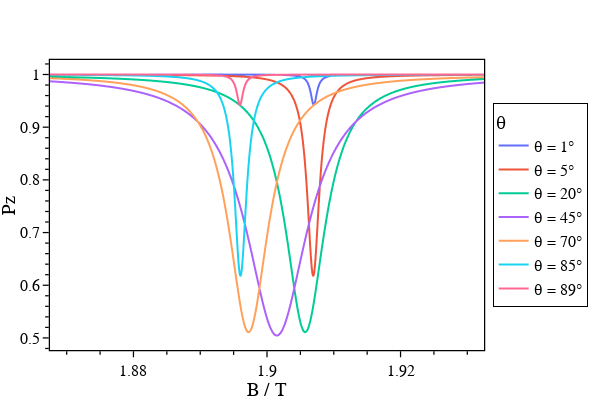

Notebook cell for this chart:
### Code cell
magnetic_fields = np.linspace(1.8675, 1.9325, 3000) # in Tesla
thetas = np.radians([1, 5, 20, 45, 70, 85, 89]) # given in degrees and converted to radians
Pz_0 = 1.0
off_resonance_state_rate = 0
A_iso = 514.8 # in MHz
D_parallel = 2 # in MHz

# Parameters for SrTiO3
# magnetic_fields = np.linspace(0, 0.78, 3000) # in Tesla
# thetas = np.radians([1, 5, 20, 45, 70, 85, 89]) # given in degrees and converted to radians
# Pz_0 = 1.0
# off_resonance_state_rate = 0
# A_iso = 1 # in MHz
# D_parallel = 30 # in MHz

df = pd.DataFrame({'B / T': magnetic_fields})
for theta in thetas:
    df[f"θ = {np.degrees(theta):.0f}°"] = muon_polarization_time_integrated(magnetic_fields, theta, Pz_0, off_resonance_state_rate, A_iso, D_parallel)

peak_positions = {
    col: magnetic_fields[np.argmin(df[col].values)]
    for col in df.columns if col != "B / T"
}
print("Peak positions (T):", peak_positions)


# Melt for seaborn plotting
df_melted = df.melt(id_vars="B / T", var_name="θ", value_name="Pz")

# Plot
# plt.figure(figsize=(8,5))
# sns.lineplot(data=df_melted, x="B / T", y="Pz", hue="θ")
# plt.xlabel("B / T")
# plt.ylabel(r"$P_z$")
# plt.legend(title="Angle")

fig = px.line(df_melted, x="B / T", y="Pz", color="θ")
fig.update_layout(height=400, width=600, template='DemonLab', legend=dict(y=0.5, x=1.02, xanchor="left", yanchor="middle"))

### Figure 1 — Plotly figure (JSON) as saved in the notebook; plotly's stock layout.template omitted (floating-point values rounded to 4 significant figures; data arrays with more than 128 entries replaced by an {"elided": "..."} marker saying what was removed)
{"data": [{"hovertemplate": "θ=θ = 1°<br>B / T=%{x}<br>Pz=%{y}<extra></extra>", "legendgroup": "θ = 1°", "line": {"color": "#636efa", "dash": "solid"}, "marker": {"symbol": "circle"}, "mode": "lines", "name": "θ = 1°", "showlegend": true, "x": {"elided": "3000 float values"}, "xaxis": "x", "y": {"elided": "3000 float values"}, "yaxis": "y", "type": "scattergl"}, {"hovertemplate": "θ=θ = 5°<br>B / T=%{x}<br>Pz=%{y}<extra></extra>", "legendgroup": "θ = 5°", "line": {"color": "#EF553B", "dash": "solid"}, "marker": {"symbol": "circle"}, "mode": "lines", "name": "θ = 5°", "showlegend": true, "x": {"elided": "3000 float values"}, "xaxis": "x", "y": {"elided": "3000 float values"}, "yaxis": "y", "type": "scattergl"}, {"hovertemplate": "θ=θ = 20°<br>B / T=%{x}<br>Pz=%{y}<extra></extra>", "legendgroup": "θ = 20°", "line": {"color": "#00cc96", "dash": "solid"}, "marker": {"symbol": "circle"}, "mode": "lines", "name": "θ = 20°", "showlegend": true, "x": {"elided": "3000 float values"}, "xaxis": "x", "y": {"elided": "3000 float values"}, "yaxis": "y", "type": "scattergl"}, {"hovertemplate": "θ=θ = 45°<br>B / T=%{x}<br>Pz=%{y}<extra></extra>", "legendgroup": "θ = 45°", "line": {"color": "#ab63fa", "dash": "solid"}, "marker": {"symbol": "circle"}, "mode": "lines", "name": "θ = 45°", "showlegend": true, "x": {"elided": "3000 float values"}, "xaxis": "x", "y": {"elided": "3000 float values"}, "yaxis": "y", "type": "scattergl"}, {"hovertemplate": "θ=θ = 70°<br>B / T=%{x}<br>Pz=%{y}<extra></extra>", "legendgroup": "θ = 70°", "line": {"color": "#FFA15A", "dash": "solid"}, "marker": {"symbol": "circle"}, "mode": "lines", "name": "θ = 70°", "showlegend": true, "x": {"elided": "3000 float values"}, "xaxis": "x", "y": {"elided": "3000 float values"}, "yaxis": "y", "type": "scattergl"}, {"hovertemplate": "θ=θ = 85°<br>B / T=%{x}<br>Pz=%{y}<extra></extra>", "legendgroup": "θ = 85°", "line": {"color": "#19d3f3", "dash": "solid"}, "marker": {"symbol": "circle"}, "mode": "lines", "name": "θ = 85°", "showlegend": true, "x": {"elided": "3000 float values"}, "xaxis": "x", "y": {"elided": "3000 float values"}, "yaxis": "y", "type": "scattergl"}, {"hovertemplate": "θ=θ = 89°<br>B / T=%{x}<br>Pz=%{y}<extra></extra>", "legendgroup": "θ = 89°", "line": {"color": "#FF6692", "dash": "solid"}, "marker": {"symbol": "circle"}, "mode": "lines", "name": "θ = 89°", "showlegend": true, "x": {"elided": "3000 float values"}, "xaxis": "x", "y": {"elided": "3000 float values"}, "yaxis": "y", "type": "scattergl"}], "layout": {"xaxis": {"anchor": "y", "domain": [0.0, 1.0], "title": {"text": "B / T"}}, "yaxis": {"anchor": "x", "domain": [0.0, 1.0], "title": {"text": "Pz"}}, "legend": {"title": {"text": "θ"}, "tracegroupgap": 0, "y": 0.5, "x": 1.02, "xanchor": "left", "yanchor": "middle"}, "margin": {"t": 60}, "height": 400, "width": 600}}
